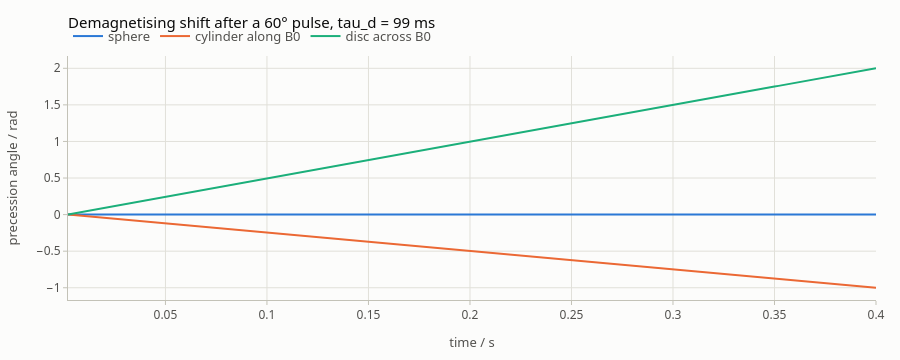

Source (notebook cell):
### Markdown cell above
## The demagnetising shift without gradients

Without gradients there is one mode, the uniform magnetisation, and the
field is the shape-dependent demagnetising shift: after a pulse of flip
angle `β` the line sits at `Δ_shape cos β / τ_d` (in rad/s; `Δ_shape = (3 N_z − 1)/2`,
the factor of the uniform mode above) from where it would be in a sphere. `dipolar_field(spin_system, L0, isotope, tau_d, demagnetising=N_z)`
builds the generator `L(t, rho)` for `iserstep`, as `radiation_damping`
does; `.stack(rho)` puts a state into the uniform mode, `.magnetisation`
reads the Fourier coefficients of `m_x`, `m_y`, `m_z` back:

### Code cell
beta, dt, nsteps = np.radians(60), 2e-3, 200
rho_beta = spynach.step(water, spynach.operator(water, "Ly", "1H"), spynach.state(water, "Lz", "1H"), beta)
t = np.arange(1, nsteps + 1) * dt
phases = {}
for shape, n_z in (("sphere", 1 / 3), ("cylinder along B0", 0.0), ("disc across B0", 1.0)):
    ddf = spynach.dipolar_field(water, H + 0j * H, "1H", tau_d, demagnetising=n_z)
    rho = ddf.stack(rho_beta)
    trace = np.zeros(nsteps, dtype=complex)
    for n in range(nsteps):
        rho = iserstep(water, ddf, n * dt, "LG4", rho, dt)
        mx, my, mz = ddf.magnetisation(rho)
        trace[n] = mx[0] + 1j * my[0]
    phases[shape] = np.unwrap(np.angle(trace))
    slope = (phases[shape][-1] - phases[shape][0]) / (t[-1] - t[0])
    print(f"{shape}: {slope:+.3f} rad/s, formula {(3 * n_z - 1) / 2 * np.cos(beta) / tau_d:+.3f}")
plot_time_series(
    t,
    [phases[s] - phases[s][0] for s in phases],
    names=list(phases),
    xlabel="time / s",
    ylabel="precession angle / rad",
    title=f"Demagnetising shift after a {np.degrees(beta):.0f}° pulse, tau_d = {tau_d * 1e3:.0f} ms",
)

### Figure 1 — Plotly figure (JSON) as saved in the notebook; plotly's stock layout.template omitted (floating-point values rounded to 4 significant figures; data arrays with more than 128 entries replaced by an {"elided": "..."} marker saying what was removed)
{"data": [{"hovertemplate": "sphere: %{y:.4g}<extra></extra>", "line": {"color": "#2a78d6", "width": 2}, "mode": "lines", "name": "sphere", "x": {"elided": "200 float values"}, "y": {"elided": "200 float values"}, "type": "scatter"}, {"hovertemplate": "cylinder along B0: %{y:.4g}<extra></extra>", "line": {"color": "#eb6834", "width": 2}, "mode": "lines", "name": "cylinder along B0", "x": {"elided": "200 float values"}, "y": {"elided": "200 float values"}, "type": "scatter"}, {"hovertemplate": "disc across B0: %{y:.4g}<extra></extra>", "line": {"color": "#1baf7a", "width": 2}, "mode": "lines", "name": "disc across B0", "x": {"elided": "200 float values"}, "y": {"elided": "200 float values"}, "type": "scatter"}], "layout": {"font": {"family": "system-ui, -apple-system, \"Segoe UI\", Roboto, sans-serif", "color": "#0b0b0b", "size": 13}, "margin": {"l": 64, "r": 24, "t": 56, "b": 56}, "title": {"font": {"size": 15, "color": "#0b0b0b"}, "text": "Demagnetising shift after a 60° pulse, tau_d = 99 ms", "x": 0, "xanchor": "left", "xref": "paper"}, "xaxis": {"tickfont": {"color": "#52514e", "size": 12}, "title": {"font": {"color": "#52514e", "size": 13}, "text": "time / s"}, "showgrid": true, "gridcolor": "#e1e0d9", "gridwidth": 1, "zeroline": false, "showline": true, "linecolor": "#c3c2b7", "linewidth": 1, "mirror": false, "ticks": "outside", "tickcolor": "#c3c2b7", "ticklen": 4, "showspikes": true, "spikemode": "across", "spikesnap": "cursor", "spikethickness": 1, "spikedash": "solid", "spikecolor": "#898781", "range": [0.002, 0.4], "hoverformat": ".4g"}, "yaxis": {"tickfont": {"color": "#52514e", "size": 12}, "title": {"font": {"color": "#52514e", "size": 13}, "text": "precession angle / rad"}, "showgrid": true, "gridcolor": "#e1e0d9", "gridwidth": 1, "zeroline": false, "showline": true, "linecolor": "#c3c2b7", "linewidth": 1, "mirror": false, "ticks": "outside", "tickcolor": "#c3c2b7", "ticklen": 4, "showspikes": false, "spikemode": "across", "spikesnap": "cursor", "spikethickness": 1, "spikedash": "solid", "spikecolor": "#898781", "exponentformat": "power"}, "legend": {"font": {"color": "#52514e"}, "orientation": "h", "x": 0, "xanchor": "left", "y": 1.02, "yanchor": "bottom", "bgcolor": "rgba(0,0,0,0)"}, "hoverlabel": {"font": {"color": "#0b0b0b", "family": "system-ui, -apple-system, \"Segoe UI\", Roboto, sans-serif"}, "bgcolor": "#fcfcfb", "bordercolor": "rgba(11,11,11,0.10)"}, "modebar": {"bgcolor": "rgba(0,0,0,0)", "color": "#898781", "activecolor": "#52514e", "remove": ["lasso2d", "select2d"]}, "height": 360, "paper_bgcolor": "#fcfcfb", "plot_bgcolor": "#fcfcfb", "dragmode": "zoom", "hovermode": "x unified", "showlegend": true}}
